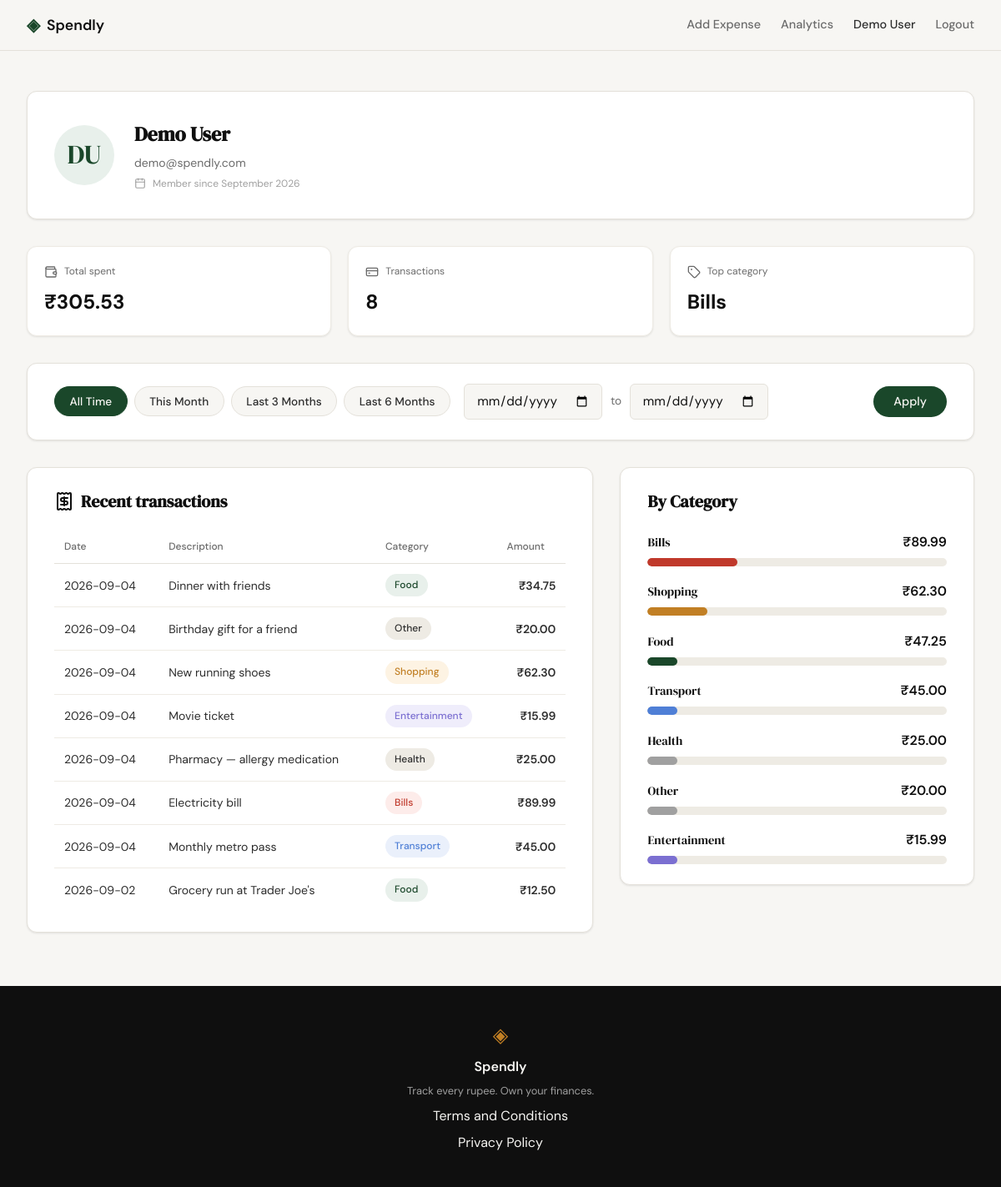
Screenshot of /profile (signed in) with the database file from the repository.
### tables this page shows
CREATE TABLE users (
            id            INTEGER PRIMARY KEY AUTOINCREMENT,
            name          TEXT NOT NULL,
            email         TEXT UNIQUE NOT NULL,
            password_hash TEXT NOT NULL,
            created_at    TEXT DEFAULT (datetime('now'))
        );

CREATE TABLE expenses (
            id          INTEGER PRIMARY KEY AUTOINCREMENT,
            user_id     INTEGER NOT NULL,
            amount      REAL NOT NULL,
            category    TEXT NOT NULL,
            date        TEXT NOT NULL,
            description TEXT,
            created_at  TEXT DEFAULT (datetime('now')),
            FOREIGN KEY (user_id) REFERENCES users (id)
        );

### app.py (the view)
@app.route("/profile")
def profile():
    if not session.get("user_id"):
        return redirect(url_for("login"))
    user_id = session["user_id"]
    start_date, end_date = _parse_date_range(request.args)
    user, stats = build_profile_summary(user_id, start_date, end_date)
    transactions = build_transaction_history(user_id, start_date, end_date)
    categories = build_category_breakdown(user_id, start_date, end_date)
    return render_template(
        "profile.html",
        user=user,
        stats=stats,
        transactions=transactions,
        categories=categories,
        start_date=start_date or "",
        end_date=end_date or "",
    )

### app.py (called while the page is built)
def _parse_date_range(args):
    def _valid(value):
        if not value:
            return None
        try:
            datetime.strptime(value, "%Y-%m-%d")
            return value
        except ValueError:
            return None
    start_date = _valid(args.get("start_date"))
    end_date = _valid(args.get("end_date"))
    if start_date and end_date and start_date > end_date:
        return None, None
    return start_date, end_date

def build_transaction_history(user_id, start_date=None, end_date=None):
    rows = get_recent_expenses(user_id, limit=10, start_date=start_date, end_date=end_date)
    return [
        {
            "date": row["date"],
            "description": row["description"],
            "category": row["category"],
            "amount": f"₹{row['amount']:.2f}",
        }
        for row in rows
    ]

def build_profile_summary(user_id, start_date=None, end_date=None):
    user_row = get_user_by_id(user_id)
    stats_data = get_expense_stats(user_id, start_date=start_date, end_date=end_date)
    initials = "".join(part[0].upper() for part in user_row["name"].split()[:2])
    created_at = datetime.strptime(user_row["created_at"][:10], "%Y-%m-%d")
    member_since = created_at.strftime("%B %Y")
    user = {
        "name": user_row["name"],
        "email": user_row["email"],
        "initials": initials,
        "member_since": member_since,
    }
    stats = {
        "total_spent": f"₹{stats_data['total_spent']:.2f}",
        "transaction_count": stats_data["transaction_count"],
        "top_category": stats_data["top_category"] or "—",
    }
    return user, stats

def build_category_breakdown(user_id, start_date=None, end_date=None):
    rows = get_category_totals(user_id, start_date=start_date, end_date=end_date)
    if not rows:
        return []
    grand_total = sum(row["total"] for row in rows)
    if grand_total <= 0:
        return []
    percents = [int((row["total"] / grand_total) * 100) for row in rows]
    remainder = 100 - sum(percents)
    percents[0] += remainder
    categories = []
    for row, percent in zip(rows, percents):
        width_class = max(10, (percent // 10) * 10)
        categories.append({
            "name": row["category"],
            "total": f"₹{row['total']:.2f}",
            "percent": percent,
            "width_class": width_class,
        })
    return categories

### templates/profile.html (shortened to what this page needs)
{% extends "base.html" %}
{% block head %}
<link rel="stylesheet" href="{{ url_for('static', filename='css/profile.css') }}">
{% endblock %}
{% block content %}
<section class="profile-section">
    <div class="profile-container">
        <div class="profile-card">
            <div class="profile-avatar">{{ user.initials }}</div>
            <div class="profile-info">
                <h1 class="profile-name">{{ user.name }}</h1>
                <p class="profile-email">{{ user.email }}</p>
                <p class="profile-member-since"><i data-lucide="calendar"></i> Member since {{ user.member_since }}</p>
            </div>
        </div>
        <div class="profile-stats">
            <div class="profile-stat">
                <div class="profile-stat-head">
                    <i data-lucide="wallet"></i>
                    <span class="profile-stat-label">Total spent</span>
                </div>
                <span class="profile-stat-value">{{ stats.total_spent }}</span>
            </div>
            <div class="profile-stat">
                <div class="profile-stat-head">
                    <i data-lucide="credit-card"></i>
                    <span class="profile-stat-label">Transactions</span>
                </div>
                <span class="profile-stat-value">{{ stats.transaction_count }}</span>
            </div>
            <div class="profile-stat">
                <div class="profile-stat-head">
                    <i data-lucide="tag"></i>
                    <span class="profile-stat-label">Top category</span>
                </div>
                <span class="profile-stat-value">{{ stats.top_category }}</span>
            </div>
        </div>
        <div class="profile-panel profile-filter-panel">
            <form class="filter-form" method="GET" action="{{ url_for('profile') }}" id="date-filter-form">
                <div class="filter-presets" role="group" aria-label="Date range presets">
                    <button type="button" class="filter-pill" data-preset="all">All Time</button>
                    <button type="button" class="filter-pill" data-preset="month">This Month</button>
                    <button type="button" class="filter-pill" data-preset="3months">Last 3 Months</button>
                    <button type="button" class="filter-pill" data-preset="6months">Last 6 Months</button>
                </div>
                <div class="filter-dates">
                    <input type="date" id="start_date" name="start_date" class="form-input" value="{{ start_date }}">
                    <span class="filter-to">to</span>
                    <input type="date" id="end_date" name="end_date" class="form-input" value="{{ end_date }}">
                </div>
                <button type="submit" class="filter-apply">Apply</button>
            </form>
        </div>
        <div class="profile-panels-row">
            <div class="profile-panel">
                <h2 class="profile-panel-title"><i data-lucide="receipt"></i> Recent transactions</h2>
                <table class="table">
                    <thead>
                        <tr>
                            <th>Date</th>
                            <th>Description</th>
                            <th>Category</th>
                            <th class="table-amount-col">Amount</th>
                        </tr>
                    </thead>
                    <tbody>
                        {% for tx in transactions %}
                        <tr>
                            <td>{{ tx.date }}</td>
                            <td>{{ tx.description }}</td>
                            <td><span class="badge badge-{{ tx.category|lower }}">{{ tx.category }}</span></td>
                            <td class="table-amount-col">{{ tx.amount }}</td>
                        </tr>
                        {% endfor %}
                    </tbody>
                </table>
            </div>
            <div class="profile-panel">
                <h2 class="profile-panel-title">By Category</h2>
                <div class="cat-breakdown">
                    {% for cat in categories %}
                    <div class="cat-row">
                        <div class="cat-row-head">
                            <span class="cat-label">{{ cat.name }}</span>
                            <span class="cat-total">{{ cat.total }}</span>
                        </div>
                        <div class="cat-bar-track">
                            <div class="cat-bar cat-bar-{{ cat.name|lower }} bar-w-{{ cat.width_class }}"></div>
                        </div>
                    </div>
                    {% endfor %}
                </div>
            </div>
        </div>
    </div>
</section>
{% endblock %}

### templates/base.html (shortened to what this page needs)
<!DOCTYPE html>
<html lang="en">
<head>
    <link rel="stylesheet" href="{{ url_for('static', filename='css/style.css') }}">
    {% block head %}{% endblock %}
</head>
<body>
    <nav class="navbar">
        <div class="nav-inner">
            <a href="{{ url_for('landing') }}" class="nav-brand">
                <span class="brand-icon">◈</span>
                <span class="brand-name">Spendly</span>
            </a>
            <div class="nav-links">
                {% if not session.user_id %}
                <a href="{{ url_for('login') }}">Sign in</a>
                <a href="{{ url_for('register') }}" class="nav-cta">Get started</a>
                {% else %}
                <a href="{{ url_for('add_expense') }}" class="{% if request.endpoint == 'add_expense' %}nav-link-active{% endif %}">Add Expense</a>
                <a href="{{ url_for('analytics') }}" class="{% if request.endpoint == 'analytics' %}nav-link-active{% endif %}">Analytics</a>
                <span class="nav-username">Demo User</span>
                <form action="{{ url_for('logout') }}" method="POST" class="logout-form">
                    <button type="submit" class="logout-link">Logout</button>
                </form>
                {% endif %}
            </div>
        </div>
    </nav>
    <main class="main-content">
        {% block content %}{% endblock %}
    </main>
    <footer class="footer">
        <div class="footer-inner">
            <span class="brand-icon">◈</span>
            <span class="footer-name">Spendly</span>
            <p class="footer-copy">Track every rupee. Own your finances.</p>
            <a href="{{ url_for('terms') }}">Terms and Conditions</a>
            <a href="{{ url_for('privacy') }}">Privacy Policy</a>
        </div>
    </footer>
</body>
</html>

### static/css/style.css (style rules this page uses)
:root { --ink: #0f0f0f; --ink-soft: #2d2d2d; --ink-muted: #6b6b6b; --ink-faint: #a0a0a0; --paper: #f7f6f3; --paper-warm: #f0ede6; --paper-card: #ffffff; --accent: #1a472a; --accent-light: #e8f0eb; --accent-2: #c17f24; --accent-2-light: #fdf3e3; --danger: #c0392b; --danger-light: #fdecea; --border: #e4e1da; --border-soft: #eeebe4; --font-display: 'DM Serif Display', Georgia, serif; --font-body: 'DM Sans', system-ui, sans-serif; --max-width: 1200px; --auth-width: 440px; --radius-sm: 6px; --radius-md: 12px; --radius-lg: 20px; }
*, *::before, *::after { box-sizing: border-box; margin: 0; padding: 0; }
html { font-size: 16px; scroll-behavior: smooth; }
body { background: var(--paper); color: var(--ink); font-family: var(--font-body); font-size: 1rem; line-height: 1.6; -webkit-font-smoothing: antialiased; }
a { color: inherit; text-decoration: none; }
.navbar { position: sticky; top: 0; z-index: 100; background: var(--paper); border-bottom: 1px solid var(--border); padding: 0 2rem; }
.nav-inner { max-width: var(--max-width); margin: 0 auto; height: 60px; display: flex; align-items: center; justify-content: space-between; }
.nav-brand { display: flex; align-items: center; gap: 0.5rem; font-family: var(--font-body); font-weight: 600; font-size: 1.1rem; color: var(--ink); }
.brand-icon { color: var(--accent); font-size: 1.3rem; }
.brand-name { color: var(--ink); }
.nav-links { display: flex; align-items: center; gap: 1.5rem; font-size: 0.9rem; font-weight: 500; }
.nav-links a { color: var(--ink-muted); transition: color 0.2s; }
.logout-form { display: inline-flex; margin: 0; padding: 0; }
.logout-link { background: none; border: none; margin: 0; padding: 0; font: inherit; color: var(--ink-muted); cursor: pointer; transition: color 0.2s; }
.nav-username { color: var(--ink-soft); font-weight: 500; }
.main-content { min-height: calc(100vh - 60px - 100px); }
.form-input { width: 100%; padding: 0.6rem 0.875rem; border: 1px solid var(--border); border-radius: var(--radius-sm); font-family: var(--font-body); font-size: 0.95rem; color: var(--ink); background: var(--paper); outline: none; transition: border-color 0.2s; }
.form-input::placeholder { color: var(--ink-faint); }
.footer { background: var(--ink); color: var(--paper); padding: 2.5rem 2rem; text-align: center; }
.footer-inner { display: flex; flex-direction: column; align-items: center; gap: 0.4rem; }
.footer .brand-icon { color: var(--accent-2); font-size: 1.5rem; }
.footer-name { font-weight: 600; font-size: 1rem; }
.footer-copy { font-size: 0.8rem; color: var(--ink-faint); }

### rows the page displays
users: name "Demo User", email "demo@spendly.com"
expenses: top_category "Bills", date "2026-09-04", description "Electricity bill", category "Bills", amount "₹89.99"
expenses: date "2026-09-04", description "Dinner with friends", category "Food", amount "₹34.75"
expenses: date "2026-09-04", description "Birthday gift for a friend", category "Other", amount "₹20.00"
expenses: date "2026-09-04", description "New running shoes", category "Shopping", amount "₹62.30"
expenses: date "2026-09-04", description "Movie ticket", category "Entertainment", amount "₹15.99"
expenses: date "2026-09-04", description "Pharmacy — allergy medication", category "Health", amount "₹25.00"
expenses: date "2026-09-04", description "Monthly metro pass", category "Transport", amount "₹45.00"
expenses: date "2026-09-02", description "Grocery run at Trader Joe's", category "Food", amount "₹12.50"

### other values shown
{{ user.initials }} "DU"
{{ user.member_since }} "September 2026"
{{ stats.total_spent }} "₹305.53"
{{ stats.transaction_count }} "8"
{{ cat.name }} "Bills" "Shopping" "Food" "Transport" "Health" "Other" "Entertainment"
{{ cat.total }} "₹89.99" "₹62.30" "₹47.25" "₹45.00" "₹25.00" "₹20.00" "₹15.99"
